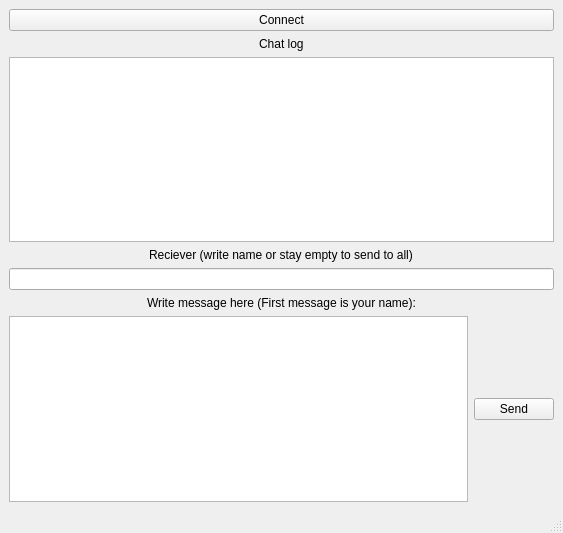
<?xml version="1.0" encoding="UTF-8"?>
<ui version="4.0">
 <class>MainWindow</class>
 <widget class="QMainWindow" name="MainWindow">
  <property name="geometry">
   <rect>
    <x>0</x>
    <y>0</y>
    <width>563</width>
    <height>533</height>
   </rect>
  </property>
  <property name="windowTitle">
   <string>MainWindow</string>
  </property>
  <widget class="QWidget" name="centralwidget">
   <layout class="QGridLayout" name="gridLayout">
    <item row="0" column="0">
     <layout class="QVBoxLayout" name="verticalLayout_5">
      <item>
       <widget class="QPushButton" name="pushButton_connect">
        <property name="text">
         <string>Connect</string>
        </property>
       </widget>
      </item>
      <item>
       <layout class="QHBoxLayout" name="horizontalLayout_2">
        <item>
         <layout class="QVBoxLayout" name="verticalLayout_2">
          <item alignment="Qt::AlignmentFlag::AlignHCenter">
           <widget class="QLabel" name="label_chat">
            <property name="text">
             <string>Chat log</string>
            </property>
           </widget>
          </item>
          <item>
           <widget class="QTextBrowser" name="textBrowser"/>
          </item>
          <item alignment="Qt::AlignmentFlag::AlignHCenter">
           <widget class="QLabel" name="label_reciever">
            <property name="text">
             <string>Reciever (write name or stay empty to send to all)</string>
            </property>
           </widget>
          </item>
          <item>
           <widget class="QLineEdit" name="lineEdit_name"/>
          </item>
          <item alignment="Qt::AlignmentFlag::AlignHCenter">
           <widget class="QLabel" name="label">
            <property name="text">
             <string>Write message here (First message is your name):</string>
            </property>
           </widget>
          </item>
          <item>
           <layout class="QHBoxLayout" name="horizontalLayout">
            <item>
             <widget class="QTextEdit" name="textEdit"/>
            </item>
            <item>
             <widget class="QPushButton" name="pushButton_send">
              <property name="text">
               <string>Send</string>
              </property>
             </widget>
            </item>
           </layout>
          </item>
         </layout>
        </item>
       </layout>
      </item>
     </layout>
    </item>
   </layout>
  </widget>
  <widget class="QMenuBar" name="menubar">
   <property name="geometry">
    <rect>
     <x>0</x>
     <y>0</y>
     <width>563</width>
     <height>21</height>
    </rect>
   </property>
  </widget>
  <widget class="QStatusBar" name="statusbar"/>
 </widget>
 <resources/>
 <connections/>
</ui>
